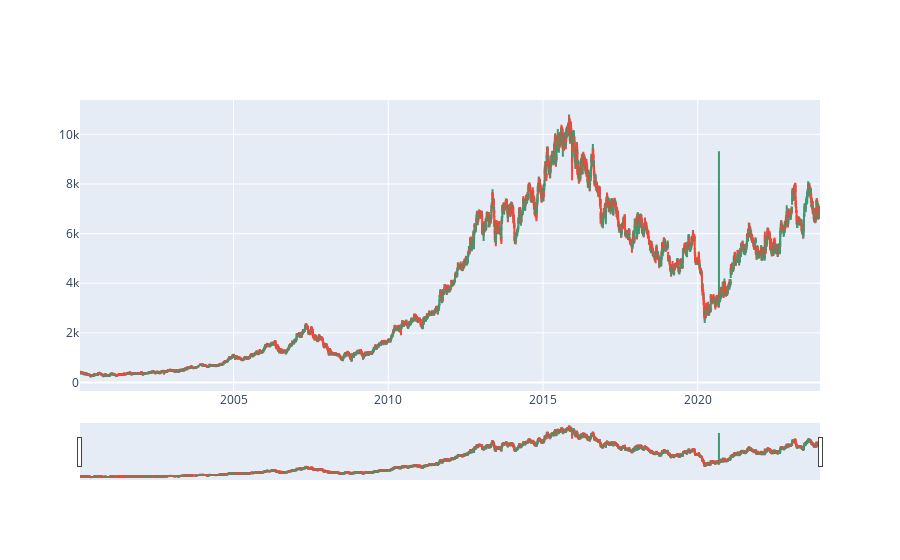

Notebook source saved alongside this figure:
### Code cell
stonks = go.Figure(go.Candlestick(x=data.index,
                                   open=data['Open'],
                                   high=data['High'],
                                   low=data['Low'],
                                   close=data['Close'],
                                   
                                   name=f'{stock} Stock Chart'))

stonks.show()

### Figure 1 — Plotly figure (JSON) as saved in the notebook; plotly's stock layout.template omitted (floating-point values rounded to 4 significant figures; data arrays with more than 128 entries replaced by an {"elided": "..."} marker saying what was removed)
{"data": [{"close": {"elided": "6140 float values"}, "high": {"elided": "6140 float values"}, "low": {"elided": "6140 float values"}, "name": "WHL.JO Stock Chart", "open": {"elided": "6140 float values"}, "type": "candlestick", "x": {"elided": "6140 str values"}}], "layout": {}}
